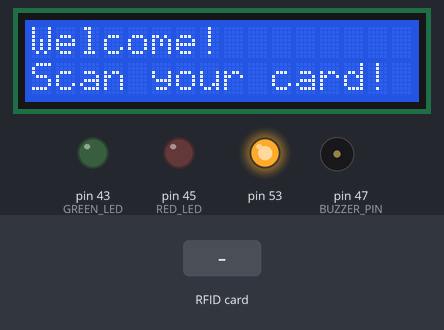
The sketch below on a simulated Arduino Mega 2560, built with avr-gcc and run on an emulated ATmega2560. On the bench: 16×2 character LCD, output pins drawn as LEDs (lit = HIGH), buzzer (waves = sounding). The inputs (shaded band) are chosen by the test bench. The local clock reads 2024-03-15 10:24:30 at power-on unless the sketch sets it; what the sketch prints to the serial monitor is not drawn.

Above: at 2.3 s.
2.4 s: RFID card 5E 7A 19 C4 held to the reader
At 3.1 s:
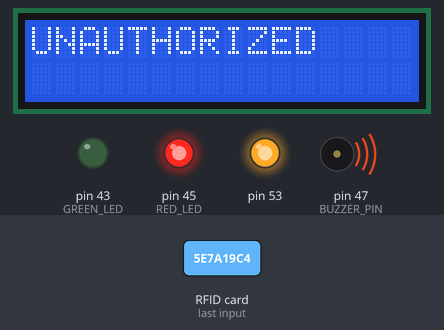
At 3.8 s:
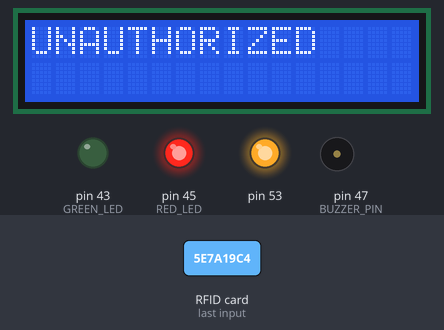
4.8 s: RFID card B3 29 D7 05 held to the reader
At 6.5 s:
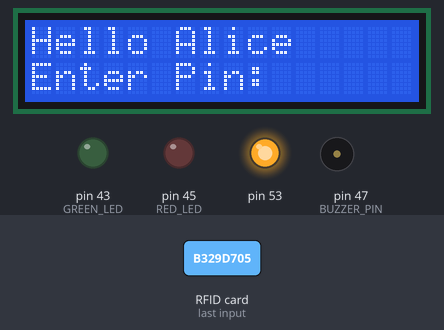
Timing chart, 0 to 15.7 s (numbered marks = the images above; inputs shaded):
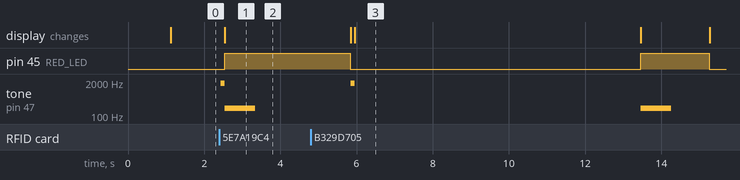

Measured:
- after the input at 2.4 s, pin 45 (RED_LED): LOW → HIGH after 0.13 s; tone on pin 47 (BUZZER_PIN): silent → 1800 Hz at once, → 200 Hz 0.11 s later, → silent 0.80 s later; the display: changes after 0.13 s (image 1)
- after the input at 4.8 s, tone on pin 47 (BUZZER_PIN): silent → 1800 Hz after 1.0 s, → silent 0.10 s later, → 200 Hz 7.5 s later, → silent 0.80 s later; the display: first differs from a run without the input after 1.2 s (image 3)

The sketch:

RFID_Authentication_System.ino
```cpp
/*
 * Multi-Factor RFID Authentication System
 *
 * Description: Security access control system using RFID card + PIN verification
 *              with timeout protection, 3-attempt lockout, visual/audio feedback,
 *              and real-time timestamped serial logging via DS3231 RTC module.
 *
 * Author: Oleksandr Zarichnyy
 * Version: 2.0.0
 * Date: May 2026
 *
 * Hardware:
 *   - Arduino Mega 2560
 *   - MFRC522 RFID Reader (SPI — SS pin 10, RST pin 5)
 *   - DS3231 RTC Module (I2C — SDA pin 20, SCL pin 21)
 *   - 4x4 Matrix Keypad (rows: 22,24,26,28 | cols: 30,32,34,36)
 *   - 16x2 LCD Display (RS:13, EN:12, D4:9, D5:8, D6:7, D7:6)
 *   - Passive Buzzer (pin 47)
 *   - Red LED (pin 45), Green LED (pin 43)
 *
 * Features:
 *   - Two-factor authentication (card + PIN)
 *   - User database with personalized greeting
 *   - 3-attempt PIN lockout with live attempt counter
 *   - Session timeout protection (7.5 seconds)
 *   - Real-time timestamped CSV serial logging
 *   - Visual (LEDs) and audio (buzzer) feedback
 */

// ========== LIBRARIES ==========
#include <SPI.h>
#include <Keypad.h>
#include <MFRC522.h>
#include <LiquidCrystal.h>
#include "RTClib.h"

// ========== PIN DEFINITIONS ==========
const int SS_PIN     = 10;
const int RST_PIN    = 5;
const int BUZZER_PIN = 47;
const int RED_LED    = 45;
const int GREEN_LED  = 43;

// ========== CONSTANTS ==========
const unsigned long PIN_TIMEOUT = 7500;  // Session timeout in milliseconds
const byte ROWS      = 4;
const byte COLS      = 4;
const int pinAmount  = 4;               // Number of digits in PIN

// ========== KEYPAD CONFIGURATION ==========
char keys[ROWS][COLS] =
{
  {'1','2','3','A'},
  {'4','5','6','B'},
  {'7','8','9','C'},
  {'*','0','#','D'}
};

byte rowPins[ROWS] = {22, 24, 26, 28};
byte colPins[COLS] = {30, 32, 34, 36};

// ========== HARDWARE OBJECTS ==========
RTC_DS3231 rtc;
MFRC522 RFID(SS_PIN, RST_PIN);
Keypad KEYPAD(makeKeymap(keys), rowPins, colPins, ROWS, COLS);
LiquidCrystal lcd(13, 12, 9, 8, 7, 6);  // RS, EN, D4, D5, D6, D7

// ========== USER DATABASE ==========
struct User
{
  byte  cardIDS[4];  // 4-byte RFID card UID
  char  pins[5];     // 4-digit PIN + null terminator
  char* name;        // Display name shown on LCD
};

User users[] =
{
  {{0xB3, 0x29, 0xD7, 0x5}, "1234", "Alice"},  // White card
  {{0x5E, 0xEE, 0x9C, 0x4}, "ABCD", "Bob"}     // Blue tag
};

// ========== HELPER: LEADING ZERO ==========
// Prints a leading zero for single-digit values to keep timestamps uniform
void addZero(int value)
{
  if (value < 10) Serial.print("0");
}

// ========== HELPER: CSV TIMESTAMP ==========
// Prints current time as YYYY-MM-DD, HH:MM:SS followed by a comma separator
void timeStamp(DateTime now)
{
  Serial.print(now.year());  Serial.print("-");
  addZero(now.month());      Serial.print(now.month());  Serial.print("-");
  addZero(now.day());        Serial.print(now.day());    Serial.print(", ");
  addZero(now.hour());       Serial.print(now.hour());   Serial.print(":");
  addZero(now.minute());     Serial.print(now.minute()); Serial.print(":");
  addZero(now.second());     Serial.print(now.second()); Serial.print(", ");
}

// ========== IDLE WELCOME SCREEN ==========
// Displayed on startup and after every completed authentication attempt
void startMessage()
{
  lcd.clear();
  lcd.print("Welcome!");
  lcd.setCursor(0, 1);
  lcd.print("Scan your card!");
}

// ========== ACCESS GRANTED SEQUENCE ==========
// Green LED flash + rising two-tone beep
void accessGranted()
{
  lcd.clear();
  lcd.print("ACCESS GRANTED");

  tone(BUZZER_PIN, 1500);
  digitalWrite(GREEN_LED, HIGH);
  delay(150);
  tone(BUZZER_PIN, 2000);
  delay(150);
  noTone(BUZZER_PIN);
  delay(1000);
  digitalWrite(GREEN_LED, LOW);
  lcd.clear();
}

// ========== PIN VERIFICATION ==========
// Returns true if entered PIN matches stored PIN for the given user
bool pinVerify(int userIndex, char* keypadEnters)
{
  if (strcmp(users[userIndex].pins, keypadEnters) != 0)
  {
    return false;
  }
  else
  {
    return true;
  }
}

// ========== PIN ENTRY SEQUENCE ==========
// Prompts user for PIN up to 3 times
// Returns: 0 = correct PIN, 1 = too many attempts, 2 = session timeout
int pinSequence(int userIndex)
{
  for (int j = 0; j < 3; j++)
  {
    char keypadEnters[5];

    Serial.print("User ");
    Serial.print(users[userIndex].name);
    Serial.println(" prompted for PIN");

    lcd.clear();
    lcd.print("Hello ");
    lcd.print(users[userIndex].name);
    lcd.setCursor(0, 1);
    lcd.print("Enter Pin: ");

    unsigned long startTime = millis();
    char key = NO_KEY;

    // Collect exactly pinAmount key presses
    for (int i = 0; i < pinAmount; i++)
    {
      while (key == NO_KEY)
      {
        if (millis() - startTime > PIN_TIMEOUT)
        {
          return 2;  // Session timeout
        }
        key = KEYPAD.getKey();
      }

      lcd.print("*");
      tone(BUZZER_PIN, 1500);
      delay(50);
      noTone(BUZZER_PIN);

      keypadEnters[i] = key;
      key = NO_KEY;
    }
    keypadEnters[pinAmount] = '\0';

    Serial.print("PIN entered: ");
    for (int j = 0; j < pinAmount; j++)
    {
      Serial.print(keypadEnters[j]);
      Serial.print(" ");
    }
    Serial.println();

    if (pinVerify(userIndex, keypadEnters) == true)
    {
      return 0;  // Correct PIN
    }

    // Wrong PIN — show remaining attempts and loop
    lcd.clear();
    lcd.print("Wrong pin");
    lcd.setCursor(0, 1);
    lcd.print(3 - (j + 1));
    lcd.print(" tries left");

    delay(1500);
  }

  return 1;  // All attempts exhausted
}

// ========== SETUP ==========
void setup()
{
  delay(1000);  // Suppress garbage characters on Serial startup
  Serial.begin(9600);

  SPI.begin();
  RFID.PCD_Init();

  lcd.begin(16, 2);
  lcd.clear();

  pinMode(BUZZER_PIN, OUTPUT);
  pinMode(RED_LED,    OUTPUT);
  pinMode(GREEN_LED,  OUTPUT);

  rtc.begin();
  if (rtc.lostPower())
  {
    Serial.println("RTC lost power, resetting time...");
    rtc.adjust(DateTime(F(__DATE__), F(__TIME__)));
  }

  Serial.println();
  Serial.println("----------------------");
  Serial.println("System is ready!");
  Serial.println("----------------------");

  startMessage();
}

// ========== MAIN LOOP ==========
void loop()
{
  DateTime now = rtc.now();

  if (!RFID.PICC_IsNewCardPresent()) return;

  Serial.println();
  Serial.println("Card detected");

  if (!RFID.PICC_ReadCardSerial()) return;

  Serial.println("Card read successfully!");

  tone(BUZZER_PIN, 1800);
  delay(100);
  noTone(BUZZER_PIN);

  // Read scanned UID into local array
  byte scannedArray[4];
  for (int i = 0; i < 4; i++)
  {
    scannedArray[i] = RFID.uid.uidByte[i];
    Serial.print(scannedArray[i], HEX);
    Serial.print(" ");
  }
  Serial.println();

  // Search user database for matching UID
  int userIndex = -1;
  for (int i = 0; i < (sizeof(users) / sizeof(users[0])); i++)
  {
    if (memcmp(scannedArray, users[i].cardIDS, 4) == 0)
    {
      userIndex = i;
      break;
    }
  }

  // Unknown card — deny immediately
  if (userIndex == -1)
  {
    timeStamp(now);
    Serial.print("UNKNOWN");
    Serial.print(", ");
    Serial.println("UNAUTHORIZED");

    lcd.clear();
    lcd.print("UNAUTHORIZED");

    tone(BUZZER_PIN, 200);
    digitalWrite(RED_LED, HIGH);
    delay(800);
    noTone(BUZZER_PIN);
    delay(2500);
    digitalWrite(RED_LED, LOW);
    lcd.clear();

    startMessage();
    return;
  }

  // Known card — run PIN sequence
  int gotIn = pinSequence(userIndex);

  if (gotIn == 0)
  {
    accessGranted();

    timeStamp(now);
    Serial.print(users[userIndex].name);
    Serial.print(", ");
    Serial.println("GRANTED ACCESS");

    startMessage();
  }
  else if (gotIn == 2)
  {
    timeStamp(now);
    Serial.print(users[userIndex].name);
    Serial.print(", ");
    Serial.println("ACCESS DENIED: SESSION TIMEOUT");

    lcd.clear();
    lcd.print("ACCESS DENIED");
    lcd.setCursor(0, 1);
    lcd.print("SESSION EXPIRED");

    tone(BUZZER_PIN, 200);
    digitalWrite(RED_LED, HIGH);
    delay(800);
    noTone(BUZZER_PIN);
    delay(1000);
    digitalWrite(RED_LED, LOW);
    lcd.clear();

    startMessage();
  }
  else
  {
    timeStamp(now);
    Serial.print(users[userIndex].name);
    Serial.print(", ");
    Serial.println("ACCESS DENIED: TOO MANY ATTEMPTS");

    lcd.clear();
    lcd.print("ACCESS DENIED");
    lcd.setCursor(0, 1);
    lcd.print("Too many tries!");

    tone(BUZZER_PIN, 200);
    digitalWrite(RED_LED, HIGH);
    delay(800);
    noTone(BUZZER_PIN);
    delay(2500);
    digitalWrite(RED_LED, LOW);
    lcd.clear();

    startMessage();
  }
}
```
